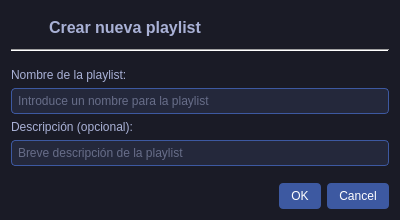
<?xml version="1.0" encoding="UTF-8"?>
<ui version="4.0">
 <class>CreatePlaylistDialog</class>
 <widget class="QDialog" name="CreatePlaylistDialog">
  <property name="geometry">
   <rect>
    <x>0</x>
    <y>0</y>
    <width>400</width>
    <height>220</height>
   </rect>
  </property>
  <property name="windowTitle">
   <string>Crear Playlist</string>
  </property>
  <property name="styleSheet">
   <string notr="true">QDialog {background-color: #1a1b26;}
QLabel {color: #a9b1d6;}
QLineEdit {
    background-color: #24283b;
    border: 1px solid #3d59a1;
    border-radius: 4px;
    padding: 4px;
    color: #a9b1d6;
}
QPushButton {
    background-color: #3d59a1;
    color: white;
    border: none;
    border-radius: 4px;
    padding: 6px 12px;
}
QPushButton:hover {
    background-color: #5d78c1;
}
QPushButton:pressed {
    background-color: #2d3981;
}</string>
  </property>
  <layout class="QVBoxLayout" name="verticalLayout">
   <item>
    <layout class="QHBoxLayout" name="horizontalLayout">
     <item>
      <widget class="QLabel" name="playlist_icon_label">
       <property name="minimumSize">
        <size>
         <width>32</width>
         <height>32</height>
        </size>
       </property>
       <property name="maximumSize">
        <size>
         <width>32</width>
         <height>32</height>
        </size>
       </property>
       <property name="text">
        <string/>
       </property>
      </widget>
     </item>
     <item>
      <widget class="QLabel" name="title_label">
       <property name="font">
        <font>
         <pointsize>12</pointsize>
         <bold>true</bold>
        </font>
       </property>
       <property name="text">
        <string>Crear nueva playlist</string>
       </property>
      </widget>
     </item>
     <item>
      <spacer name="horizontalSpacer">
       <property name="orientation">
        <enum>Qt::Horizontal</enum>
       </property>
       <property name="sizeHint" stdset="0">
        <size>
         <width>40</width>
         <height>20</height>
        </size>
       </property>
      </spacer>
     </item>
    </layout>
   </item>
   <item>
    <widget class="QFrame" name="frame">
     <property name="frameShape">
      <enum>QFrame::HLine</enum>
     </property>
     <property name="frameShadow">
      <enum>QFrame::Sunken</enum>
     </property>
    </widget>
   </item>
   <item>
    <spacer name="verticalSpacer">
     <property name="orientation">
      <enum>Qt::Vertical</enum>
     </property>
     <property name="sizeType">
      <enum>QSizePolicy::Fixed</enum>
     </property>
     <property name="sizeHint" stdset="0">
      <size>
       <width>20</width>
       <height>10</height>
      </size>
     </property>
    </spacer>
   </item>
   <item>
    <widget class="QLabel" name="name_label">
     <property name="text">
      <string>Nombre de la playlist:</string>
     </property>
    </widget>
   </item>
   <item>
    <widget class="QLineEdit" name="playlist_name_edit">
     <property name="placeholderText">
      <string>Introduce un nombre para la playlist</string>
     </property>
    </widget>
   </item>
   <item>
    <widget class="QLabel" name="description_label">
     <property name="text">
      <string>Descripción (opcional):</string>
     </property>
    </widget>
   </item>
   <item>
    <widget class="QLineEdit" name="description_edit">
     <property name="placeholderText">
      <string>Breve descripción de la playlist</string>
     </property>
    </widget>
   </item>
   <item>
    <spacer name="verticalSpacer_2">
     <property name="orientation">
      <enum>Qt::Vertical</enum>
     </property>
     <property name="sizeHint" stdset="0">
      <size>
       <width>20</width>
       <height>40</height>
      </size>
     </property>
    </spacer>
   </item>
   <item>
    <widget class="QDialogButtonBox" name="buttonBox">
     <property name="orientation">
      <enum>Qt::Horizontal</enum>
     </property>
     <property name="standardButtons">
      <set>QDialogButtonBox::Cancel|QDialogButtonBox::Ok</set>
     </property>
    </widget>
   </item>
  </layout>
 </widget>
 <resources/>
 <connections>
  <connection>
   <sender>buttonBox</sender>
   <signal>accepted()</signal>
   <receiver>CreatePlaylistDialog</receiver>
   <slot>accept()</slot>
   <hints>
    <hint type="sourcelabel">
     <x>248</x>
     <y>254</y>
    </hint>
    <hint type="destinationlabel">
     <x>157</x>
     <y>274</y>
    </hint>
   </hints>
  </connection>
  <connection>
   <sender>buttonBox</sender>
   <signal>rejected()</signal>
   <receiver>CreatePlaylistDialog</receiver>
   <slot>reject()</slot>
   <hints>
    <hint type="sourcelabel">
     <x>316</x>
     <y>260</y>
    </hint>
    <hint type="destinationlabel">
     <x>286</x>
     <y>274</y>
    </hint>
   </hints>
  </connection>
 </connections>
</ui>
